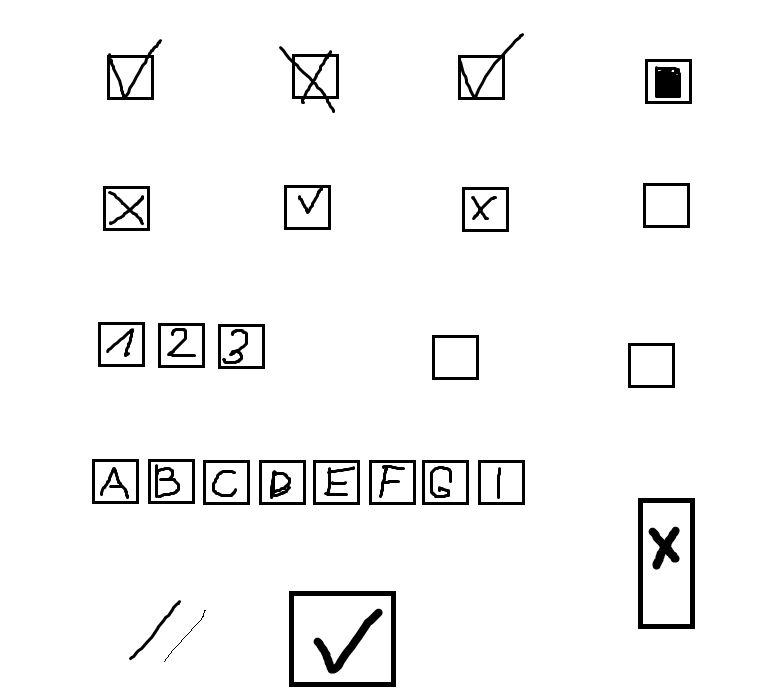
#> input picture tests/data/autoconfig_simple/dummy_example.png, 764 x 696 px
$ jupyter execute --allow-errors get-started-autoconfig.ipynb   (shell and % lines are left out)
#> lines starting #> are read from the running program, lines starting #| are printed output that depends on the picture; after the words box and inside, x2 and y2 are one past the last pixel; in counts of white or black regions, pixels touching at a corner belong together
#> further down, input_image is the input picture: shape (696, 764, 3); min 0, max 255, mean 244.7
### boxdetect/config.py
import glob
import json
import os

import numpy as np
import yaml
from sklearn import cluster


class PipelinesConfig:
    def __init__(self, yaml_path=None):
        """  # NOQA E501
        Helper class to keep all the important config variables in a single place.
        Use `save_` / `load_` functions to store configs in files and load when necessary.
        This class also contains a set `autoconfigure*` functions to automatically build a config based on a ground truth annotations or collection of box sizes.

        Args:
            yaml_path (str, optional):
                If provided it will try to first load default values for the config and
                then load a saved configuration from a `yaml` file. Defaults to None.
        """
        # Important to adjust these values to match the size of boxes on your image  # NOQA E501
        self.width_range = [(40, 50)]
        self.height_range = [(50, 60)]

        # w/h ratio range for boxes/rectangles filtering
        self.wh_ratio_range = [(0.65, 0.1)]

        # The more scaling factors the more accurate the results
        # but also it takes more time to processing.
        # Too small scaling factor may cause false positives
        # Too big scaling factor will take a lot of processing time
        self.scaling_factors = [1.0]

        # Drawing rectangles
        self.thickness = 2

        # Image processing
        self.dilation_kernel = [(2, 2)]
        # Num of iterations when running dilation tranformation (to engance the image)  # NOQA E501
        self.dilation_iterations = [0]

        self.morph_kernels_type = ['lines']  # 'rectangles'
        self.morph_kernels_thickness = [1]

        # Rectangles grouping
        self.group_size_range = (1, 100)  # minimum number of rectangles in a group, >2 - will ignore groups with single rect  # NOQA E501
        self.vertical_max_distance = [10]  # in pixels
        self.horizontal_max_distance = [self.width_range[0][0] * 2]

        if yaml_path:
            self.load_yaml(yaml_path)

        self.update_num_iterations()

    def update_num_iterations(self):
        """
        This function updates `self.num_iterations` value to match
        the number of configuration sets to be run in the `pipelines`.
        """
        self.num_iterations = 1
        for variable in [
            self.width_range, self.height_range, self.wh_ratio_range,
            self.dilation_kernel,
            self.dilation_iterations, self.morph_kernels_type,
            self.horizontal_max_distance,
            self.morph_kernels_thickness, self.vertical_max_distance
        ]:
            if type(variable) is not list:
                variable = [variable]
            self.num_iterations = len(variable) if self.num_iterations < len(variable) else self.num_iterations  # NOQA E501

    def __conv_to_list(self, x, list_length):
        """Internal/private function.
        Given an object `x` it will return the same object wrapped
        in a list type if `x` is not a list already.

        Args:
            x (object):
                `x` can be any object or a list.
            list_length (int):
                Length of the list to be returned.

        Returns:
            list:
                Returns a list of `x` objects of length `list_length`
        """
        if type(x) is list:
            if len(x) >= list_length:
                return x
            x = x[0]
        return [x for i in range(list_length)]

    def variables_as_iterators(self):
        """Takes a set of variables and converts them into iterators
        based on `self.num_iterations` param.

        Returns:
            zip:
                Configs variables as iterators.
        """
        self.update_num_iterations()

        variables_list = [
            self.width_range, self.height_range, self.wh_ratio_range,
            self.dilation_iterations,
            self.dilation_kernel, self.vertical_max_distance,
            self.horizontal_max_distance,
            self.morph_kernels_type,
            self.morph_kernels_thickness
        ]
        return zip(
            *[self.__conv_to_list(variable, self.num_iterations)
                for variable in variables_list])

    def __calc_margin(
            self, size, margin_percent=0.1, margin_px_limit=5):
        """Calculates by how much given `size` should be extended
        based on provided params.

        Args:
            size (int):
                Height or width value.
            margin_percent (float, optional):
                Float representing margin value in percents.
                Defaults to 0.1.
            margin_px_limit (int, optional):
                Max limit on margin in pixels. Defaults to 5.

        Returns:
            int:
                Margin in pixels.
        """
        calc_margin = int((size * margin_percent))
        return calc_margin if calc_margin < margin_px_limit else margin_px_limit  # NOQA E501

    def autoconfigure(
            self, box_sizes, epsilon=5,
            margin_percent=0.1, margin_px_limit=30,
            use_rect_kernel_for_small=True, rect_kernel_threshold=20):
        """
        Sets config params based on a list of box sizes (h, w).

        Args:
            box_sizes (list):
                List of box sizes. Format: `[(h, w), (h, w)]`
            epsilon (int, optional):
                Epsilon value used for clustering algorithm (DBSCAN).
                Defaults to 5.
            margin_percent (float, optional):
                Float representing margin value in percents.
                Defaults to 0.1.
            margin_px_limit (int, optional):
                Max limit on margin in pixels. Defaults to 30.
            use_rect_kernel_for_small (bool, optional):
                Use `rectangles` kernel for rectangles
                smaller than `rect_kernel_threshold`.
                Defaults to True.
            rect_kernel_threshold (int, optional):
                Threshold for using `rectangles` kernel instead of `lines`.
                Defaults to 20.
        """
#> called with epsilon = 5, margin_percent = 0.1, margin_px_limit = 30, use_rect_kernel_for_small = True, rect_kernel_threshold = 20
        dbscan = cluster.DBSCAN(eps=epsilon, min_samples=1)
        clusters = dbscan.fit_predict(box_sizes)
        box_sizes = np.asarray(box_sizes)

        hw_grouped = []

        for i in range(0, max(clusters) + 1):
            group = box_sizes[clusters == i]

            minh, maxh = (min(group[:, 0]), max(group[:, 0]))
            minw, maxw = (min(group[:, 1]), max(group[:, 1]))

            calc_minh = minh - self.__calc_margin(
                minh, margin_percent, margin_px_limit)
            calc_maxh = maxh + self.__calc_margin(
                maxh, margin_percent, margin_px_limit)
            calc_minw = minw - self.__calc_margin(
                minw, margin_percent, margin_px_limit)
            calc_maxw = maxw + self.__calc_margin(
                maxw, margin_percent, margin_px_limit)

            hw_grouped.append([
                (calc_minw, calc_maxw), (calc_minh, calc_maxh),
                sorted((calc_minw / calc_maxh, calc_maxw / calc_minh)),
                'rectangles' if (
                    use_rect_kernel_for_small
                    and maxh <= rect_kernel_threshold
                    and maxw <= rect_kernel_threshold)
                else 'lines'
            ])
        hw_grouped = np.asarray(hw_grouped, dtype=object)

        self.width_range = hw_grouped[:, 0].tolist()
        self.height_range = hw_grouped[:, 1].tolist()
        self.wh_ratio_range = hw_grouped[:, 2].tolist()
        self.morph_kernels_type = hw_grouped[:, 3].tolist()

        self.update_num_iterations()

    def autoconfigure_from_vott(self, vott_dir, class_tags, **kwargs):
        """
        Reads annotation files from .json format for VoTT and
        automatically creates best config.

        Args:
            vott_dir (string):
                Directory with VoTT annotation files.
            class_tags (list of strings):
                List of tags to search for in annotations.
            **kwargs:
                Check `self.autoconfigure` for available kwargs.
        """
        jsons = glob.glob(os.path.join(vott_dir, "*.json"))

        hw_list = []

        for js in jsons[:]:
            with open(js, mode='r') as js_file:
                for region in json.load(js_file)['regions']:
                    if any(i in region['tags'] for i in class_tags):
                        bbox = region['boundingBox']
                        hw_list.append(
                            (int(bbox['height']), int(bbox['width'])))

        self.autoconfigure(box_sizes=hw_list, **kwargs)

    # [36 lines left out: functions save_yaml, load_yaml, not called in this run]

### boxdetect/pipelines.py
import cv2
import imutils
import numpy as np

from . import rect_proc, img_proc, config


def get_checkboxes(
        img, cfg: config.PipelinesConfig,
        px_threshold=0.1, plot=False, verbose=False):
    """
    Pipeline function to extract checkboxes locations from input image along with an estimation if pixels are present inside that checkbox.
    Short description of pipeline steps:
    - read image from a path or from `numpy.ndarray`
    - run an image processing iteration for every value provided in `cfg.scaling_factors` list:
        - resize image based on `scaling_factor`
        - try convert to grayscale
        - apply otsu thresholding
        - run dilation based on `cfg` params. If `cfg.dilation_iterations=0` this step will be skipped
        - process image with morphological transformations to extract rectangular shapes based on `cfg` params
        - get contours from transformed images and filter them based on area size and `cfg.wh_ratio_range`
    - aggregate contours from all the iterations and merge overlapping countours
    - convert contours to rectangles `(x, y, width, height)`
    - group rectangles first vertically and then horizontally based on `cfg.vertical_max_distance` and `cfg.horizontal_max_distance_multiplier`
    - extract groups of boxes which have only a single box inside (checkboxes)
    - run estimation function to determine if checkbox contains pixels (naive approach for checking if it's checked)
    - return an array of arrays with following information for each detected checkbox: `[checkbox_coords, contains_pixels, cropped_checkbox]`
        - checkbox_coords - `numpy.ndarray` rectangle (x,y,width,height)
        - contains_pixels - `bool`, True/False
        - cropped_checkbox - `numpy.ndarray` of cropped checkbox image
        ::

            [
                [checkbox1_coords, contains_pixels1, cropped_checkbox1],
                [checkbox2_coords, contains_pixels2, cropped_checkbox2],
                ...
            ]

    Args:
        img (str or numpy.ndarray): Input image.
            Can be passed in either as `string` (filepath) or as `numpy.ndarray` representing an image
        cfg (boxdetect.config object): Object holding all the necessary settings to run this pipeline
        px_threshold (float, optional): This is the threshold used when estimating if pixels are present inside the checkbox.
            Defaults to 0.1.
        plot (bool, optional): Display different stages of image being processed.
            Defaults to False.
        verbose (bool, optional): Defines if messages should be printed or not.
            Defaults to False.

    Returns:
        numpy.ndarray: Return an array of arrays with following values:
            checkbox_coords - `numpy.ndarray` rectangle (x,y,width,height)
            contains_pixels - `bool`, True/False
            cropped_checkbox - `numpy.ndarray` of cropped checkbox image
            ::

                [
                    [checkbox1_coords, contains_pixels1, cropped_checkbox1],
                    [checkbox2_coords, contains_pixels2, cropped_checkbox2],
                    ...
                ]


    """ # NOQA E501
#> called with px_threshold = 0.1, plot = False, verbose = False
    # st group_size_range to (1, 1) to focus on single box groups only (checkboxes) # NOQA E501
    cfg.group_size_range = (1, 1)

    # get the image from str or numpy.ndarray
    img = img_proc.get_image(img)

    # try converting to grayscale
    try:
        img = cv2.cvtColor(img, cv2.COLOR_BGR2GRAY)
    except Exception:
        pass
        # print("WARNING: Failed to convert to grayscale... skipping")

    # run get_boxes function
    rects, grouping_rects, image, output_image = get_boxes(
        img, cfg=cfg, plot=plot)

    # sets all the pixel values to either 0 or 255
    # this function also inverts colors:
    # - black pixels will become the background
    # - white pixels will become the foreground
    img = img_proc.apply_thresholding(img, plot)

    # return an array of arrays containing a set of values for each checkbox:
    # [checkbox_coords, contains_pixels, cropped_checkbox]
    # - checkbox_coords - rectangle (x,y,width,height)
    # - contains_pixels - bool, True/False
    # - cropped_checkbox - numpy.ndarray of cropped checkbox image
    return np.asarray([
        [
            rect,
            img_proc.contains_pixels(
                img_proc.get_checkbox_crop(
                    img, rect), px_threshold, verbose=verbose),
            img_proc.get_checkbox_crop(img, rect)
        ]
        for rect in grouping_rects], dtype=object)


def get_boxes(img, cfg: config.PipelinesConfig, plot=False):
    """
    Single function to run a complicated pipeline to extract rectangular boxes locations from input image.
    Short description of pipeline steps:
    - read image from a path or from `numpy.ndarray`
    - run an image processing iteration for every value provided in `cfg.scaling_factors` list:
        - resize image based on `scaling_factor`
        - try convert to grayscale
        - apply otsu thresholding
        - run dilation based on `cfg` params. If `cfg.dilation_iterations=0` this step will be skipped
        - process image with morphological transformations to extract rectangular shapes based on `cfg` params
        - get contours from transformed images and filter them based on area size and `cfg.wh_ratio_range`
    - aggregate contours from all the iterations and merge overlapping countours
    - convert contours to rectangles `(x, y, width, height)`
    - group rectangles first vertically and then horizontally based on `cfg.vertical_max_distance` and `cfg.horizontal_max_distance_multiplier`
    - draw rectangles and grouped rectangles on original image
    - return rects, grouped_rects, input, output_image

    Args:
        img (str or numpy.ndarray):
            Input image. Can be passed in either as
            `string` (filepath) or as `numpy.ndarray` represting an image
        cfg (boxdetect.config object):
            Object holding all the necessary settings to run this pipeline
        plot (bool, optional):
            Display different stages of image being processed.
            Defaults to False.

    Returns:
        (rects, grouped_rects, src_image, output_image):
            rects - list of rectangles (x, y, width, height) representing all the detected boxes
            grouped_rects - list of rectangles (x, y, width, height) representing grouped boxes
            src_image - same object that was passed in as `img` parameter
            output_image - `numpy.ndarray` representing source image with plotted boxes and grouped boxes
    """ # NOQA E501
#> called with plot = False
    image_org = img_proc.get_image(img)

    ch = None
    if image_org.ndim == 3:
        ch = image_org.shape[-1]
    elif image_org.ndim == 2:
        ch = 1

    cfg.update_num_iterations()

    # parameters
    thickness = cfg.thickness
    scaling_factors = cfg.scaling_factors

    group_size_range = cfg.group_size_range
    # vertical_max_distance = cfg.vertical_max_distance
    # horizontal_max_distance = cfg.horizontal_max_distance  # NOQA E501

    # process image using range of scaling factors
    cnts_list = []
    for scaling_factor in scaling_factors:
        # resize the image for processing time
        image_scaled = image_org.copy()
        image_scaled = imutils.resize(
            image_scaled, width=int(image_scaled.shape[1] * scaling_factor))

        resize_ratio = image_org.shape[0] / image_scaled.shape[0]
        resize_ratio_inv = image_scaled.shape[0] / image_org.shape[0]

        # convert the resized image to grayscale
        try:
            image_scaled = cv2.cvtColor(image_scaled, cv2.COLOR_BGR2GRAY)
        except Exception:
            pass
            # print("WARNING: Failed to convert to grayscale... skipping")

        # apply tresholding to get all the pixel values to either 0 or 255
        # this function also inverts colors
        # (black pixels will become the background)
        image_scaled = img_proc.apply_thresholding(image_scaled, plot)

        for (
            width_range, height_range, wh_ratio_range,
            dilation_iterations,
            dilation_kernel, vertical_max_distance,
            horizontal_max_distance,
            morph_kernels_type,
            morph_kernels_thickness
        ) in cfg.variables_as_iterators():
            image = image_scaled.copy()

            min_w = int(width_range[0] * resize_ratio_inv)
            max_w = int(width_range[1] * resize_ratio_inv)
            min_h = int(height_range[0] * resize_ratio_inv)
            max_h = int(height_range[1] * resize_ratio_inv)

            area_range = (
                round(min_w * min_h * 0.90),
                round(max_w * max_h * 1.10)
            )

            # basic pixel inflation
            kernel = cv2.getStructuringElement(
                cv2.MORPH_RECT, dilation_kernel)
            image = cv2.dilate(
                image, kernel, iterations=dilation_iterations)
            if plot:  # pragma: no cover
                cv2.imshow("dilated", image)
                cv2.waitKey(0)

            if morph_kernels_type == 'rectangles':
                # creating rectangular-shape kernels to be used for
                # extracting rectangular shapes
                kernels = img_proc.get_rect_kernels(
                    width_range=(min_w, max_w), height_range=(min_h, max_h),
                    wh_ratio_range=wh_ratio_range,
                    border_thickness=morph_kernels_thickness)
            elif morph_kernels_type == 'lines':
                # creating line-shape kernels to be used for image enhancing
                kernels = img_proc.get_line_kernels(
                    horizontal_length=int(min_w * 0.95),
                    vertical_length=int(min_h * 0.95),
                    thickness=morph_kernels_thickness)

            image = img_proc.apply_merge_transformations(
                image, kernels, plot=plot)

            # find contours in the thresholded image
            cnts = rect_proc.get_contours(image)

            # filter countours based on area size
            cnts = rect_proc.filter_contours_by_area_size(cnts, area_range)

            # rescale countours to original image size
            cnts = rect_proc.rescale_contours(cnts, resize_ratio)

            cnts = rect_proc.filter_contours_by_size_range(
                cnts, width_range, height_range)

            # filter global countours by rectangle WxH ratio
            cnts = rect_proc.filter_contours_by_wh_ratio(
                cnts, wh_ratio_range)
            # add countours detected with current scaling factor run
            # to the global collection
            cnts_list += cnts
#> this loop made 1 pass
#> pass 1, in apply_thresholding, `otsu = cv2.threshold( image, 0, 255, cv2.THRESH_BINARY_INV + cv2.THRES..`:
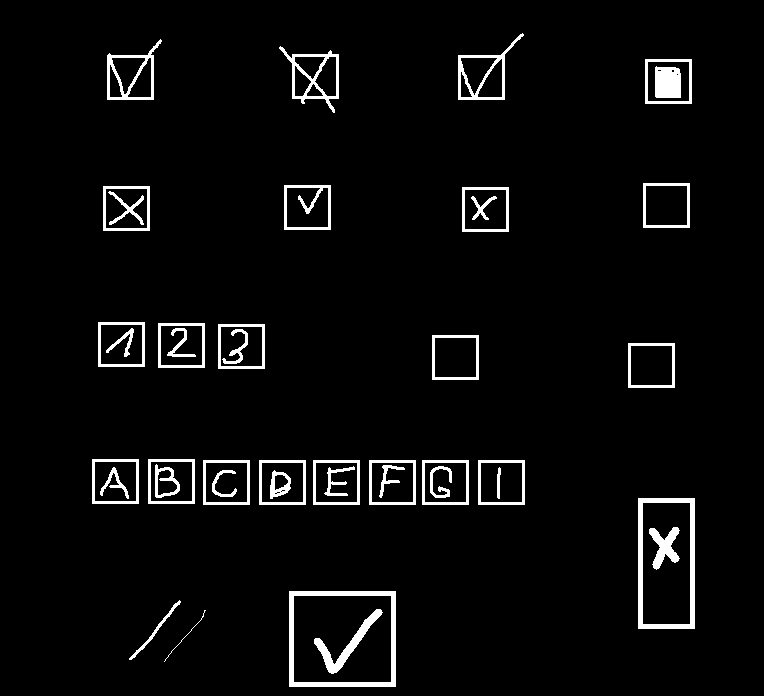
#> otsu: shape (696, 764); 4% white; 41 white regions, largest, box (x1, y1, x2, y2) and area: (289, 591, 396, 687) 1930, (638, 498, 695, 629) 1780, (279, 46, 339, 113) 930
#> pass 1, in apply_thresholding, `binary = cv2.threshold( image, np.mean(image), 255, cv2.THRESH_BINARY_..`:
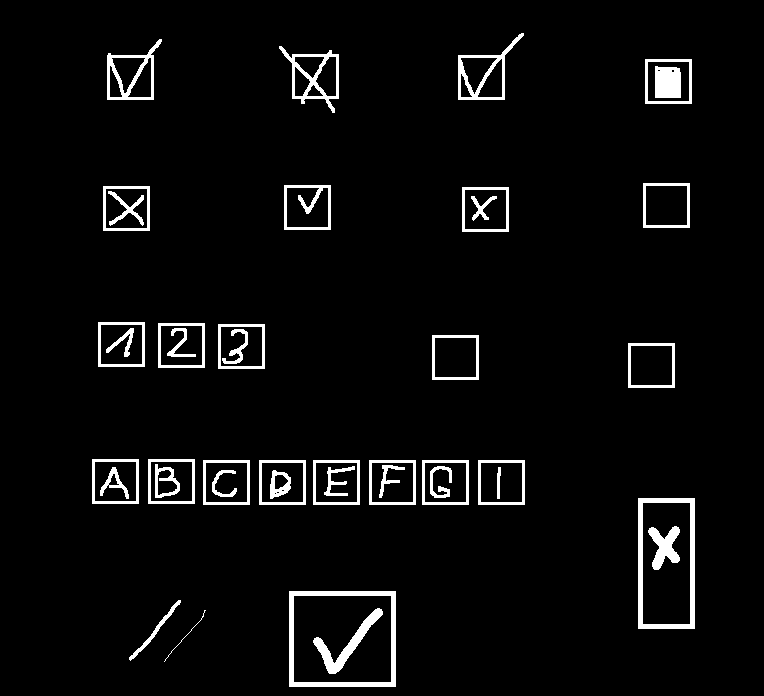
#> binary: shape (696, 764); 4.2% white; 41 white regions, largest, box (x1, y1, x2, y2) and area: (289, 591, 396, 687) 1930, (638, 498, 695, 629) 1780, (313, 608, 383, 674) 1016
#> after the loop, cnts_list = []
#> (the rest of the program and of its run is left out)
